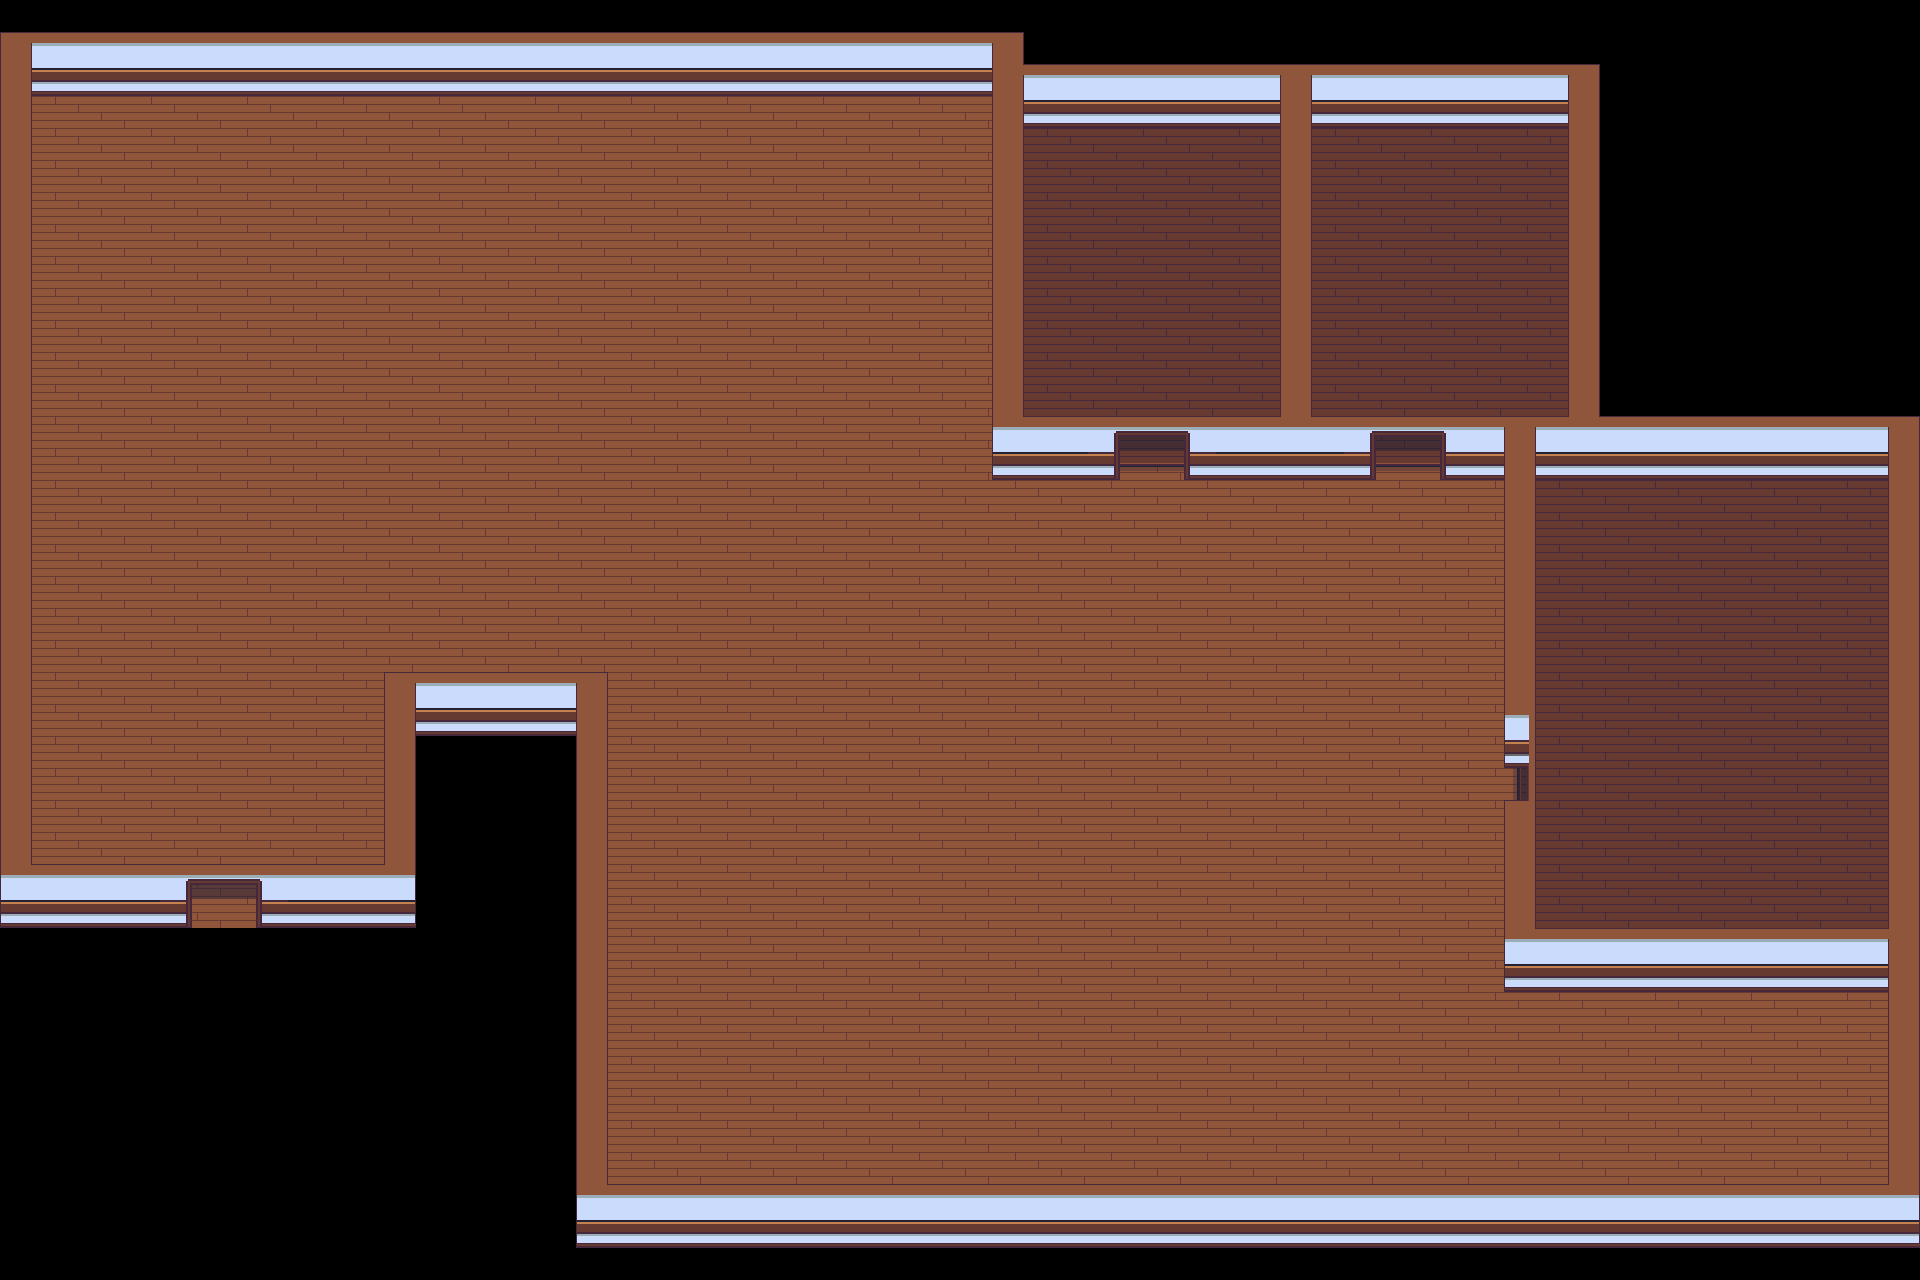

Below is a game level as drawn by its tile map, then a one-line description and the .tmx that defines it (tile-layer data replaced by summaries):
An orthogonal 60x40 tile map with 32x32 px tiles, 9 tile layers (BG, floors, floors 2, walls, ...), 9 tilesets.

<map version="1.4" tiledversion="1.4.2" orientation="orthogonal" renderorder="right-down" width="60" height="40" tilewidth="32" tileheight="32" infinite="0" nextlayerid="16" nextobjectid="1">
 <tileset firstgid="1" source="../../tilesets/Gather Walls Interior 1.x.tsx" />
 <tileset firstgid="2001" source="../../tilesets/Gather Floors 1.x.tsx" />
 <tileset firstgid="4561" source="../../tilesets/Gather Tables 1.x.tsx" />
 <tileset firstgid="5367" source="../../tilesets/Gather Swatches 1.x.tsx" />
 <tileset firstgid="5567" source="../../tilesets/Gather Shadows 1.x.tsx" />
 <tileset firstgid="5767" source="../../tilesets/Gather Chairs 1.x.tsx" />
 <tileset firstgid="6167" source="../../tilesets/Gather Decoration 1.x.tsx" />
 <tileset firstgid="11927" source="../../tilesets/Gather Plants 1.x.tsx" />
 <tileset firstgid="12727" source="../../tilesets/Gather Games 1.x.tsx" />
 <group id="6" name="bg">
  <layer id="5" name="BG" width="60" height="40">
   <data>[2400 cells, 2400 non-empty, 1 distinct tile ids]</data>
  </layer>
  <layer id="2" name="floors" width="60" height="40">
   <data>[2400 cells, 1851 non-empty, 14 distinct tile ids]</data>
  </layer>
  <layer id="13" name="floors 2" width="60" height="40">
   <data>[2400 cells, 364 non-empty, 15 distinct tile ids]</data>
  </layer>
  <layer id="3" name="walls" width="60" height="40">
   <data>[2400 cells, 455 non-empty, 53 distinct tile ids]</data>
  </layer>
  <layer id="12" name="furn 1" width="60" height="40">
   <data>[2400 cells, 0 non-empty, 0 distinct tile ids]</data>
  </layer>
  <layer id="4" name="furn 2" width="60" height="40">
   <data>[2400 cells, 0 non-empty, 0 distinct tile ids]</data>
  </layer>
  <layer id="14" name="desktops" width="60" height="40">
   <data>[2400 cells, 0 non-empty, 0 distinct tile ids]</data>
  </layer>
  <layer id="15" name="desktops 2" width="60" height="40">
   <data>[2400 cells, 0 non-empty, 0 distinct tile ids]</data>
  </layer>
 </group>
 <group id="10" name="fg">
  <layer id="9" name="fg walls &amp; doorways" width="60" height="40">
   <data>[2400 cells, 180 non-empty, 23 distinct tile ids]</data>
  </layer>
 </group>
</map>
